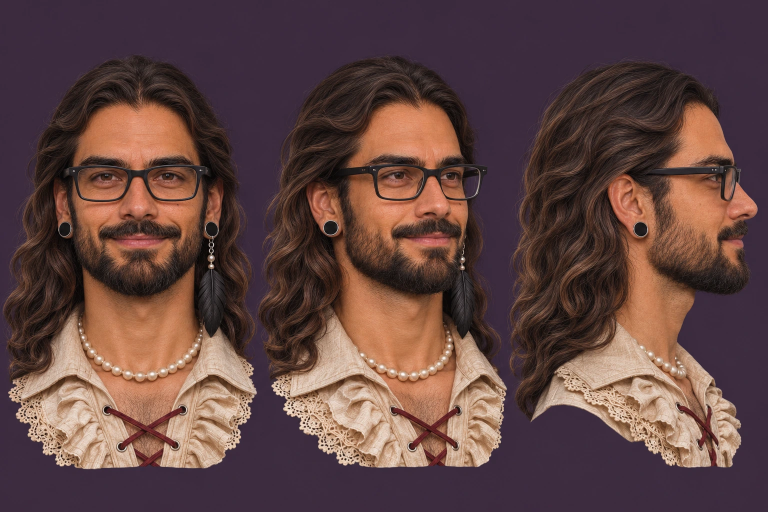
#> input picture models/grey-hat-3d/references/chatgpt/C4.webp, 1536 x 1024 px, given in place of C4.png, which was not available (shown at 1/2 size)
$ python cmp_head_io.py out.png
#> lines starting #> are read from the running program, lines starting #| are printed output that depends on the picture; after the words box and inside, x2 and y2 are one past the last pixel; in counts of white or black regions, pixels touching at a corner belong together
### base-doll-light/source/tools/sil.py
# silhouette tools for the reference paintings: flat plum (or grey/black) background -> mask; figures as connected blobs
import sys, numpy as np
from PIL import Image
from scipy import ndimage as ndi
def load(path):
#> called with path = '/home/claude/io/refs/C4.png'
    return np.asarray(Image.open(path).convert('RGB')).astype(np.float32)
def mask_of(a, thr=11.0, raw=False):
#> called with thr = 11, raw = False
    h, w, _ = a.shape
#> h = 1024; w = 1536
    cs = np.concatenate([a[:12, :12].reshape(-1, 3), a[:12, -12:].reshape(-1, 3), a[-12:, :12].reshape(-1, 3), a[-12:, -12:].reshape(-1, 3)])
#> cs = 576 rows, first 8: [60, 43, 62], [60, 43, 62], [60, 43, 62], [60, 43, 62], [60, 43, 62], [60, 43, 62], [60, 43, 62], [60, 43, 62]
    bg0 = np.median(cs, 0)
#> bg0 = [60, 43, 62]
    d0 = np.sqrt(((a - bg0) ** 2).sum(-1))
    sure_bg = ~ndi.binary_dilation(d0 > 22, iterations=18)
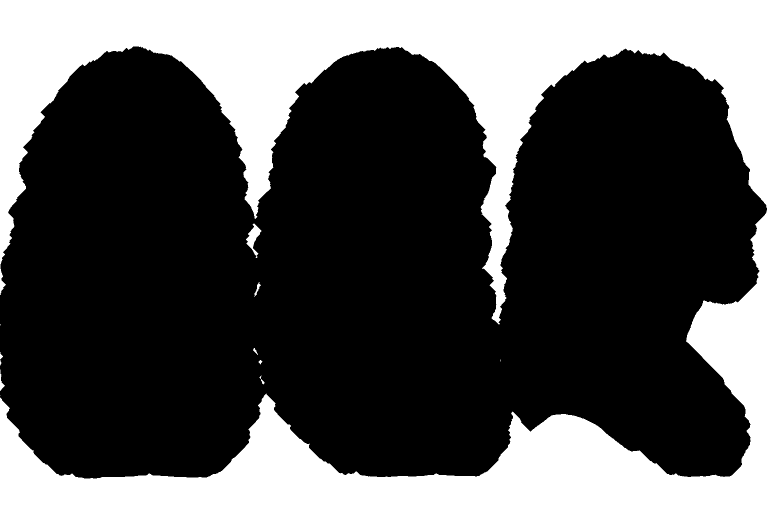
#> sure_bg: shape (1024, 1536) bool (shown at 1/2 size); 31.8% white; 12 white regions (4 under 20 px), largest, box (x1, y1, x2, y2) and area: (0, 0, 1536, 1024) 498338, (492, 447, 523, 516) 816, (0, 739, 10, 782) 147
    # the background has a soft vignette: fit a quadratic surface per channel to the sure background
    ys, xs = np.mgrid[0:h, 0:w]; X = xs / w - 0.5; Y = ys / h - 0.5
    A = np.stack([np.ones_like(X), X, Y, X * X, Y * Y, X * Y], -1)
    sel = sure_bg.ravel(); step = max(1, sel.sum() // 60000)
#> after `step = max(1, sel.sum() // 60000)`: step = 8
    Af = A.reshape(-1, 6)[sel][::step]; fit = np.zeros_like(a)
    for c in range(3):
        coef, *_ = np.linalg.lstsq(Af, a[..., c].reshape(-1)[sel][::step], rcond=None); fit[..., c] = A @ coef
#> this loop made 3 passes
#> coef on passes 1 to 3: [60.33, 0.0458, 1.07, -0.447, 0.742, 0.0779], [43.45, 0.0784, 1.06, -0.458, 0.247, 0.0823], [62.37, 0.0637, 0.972, -0.37, 0.969, 0.0978]
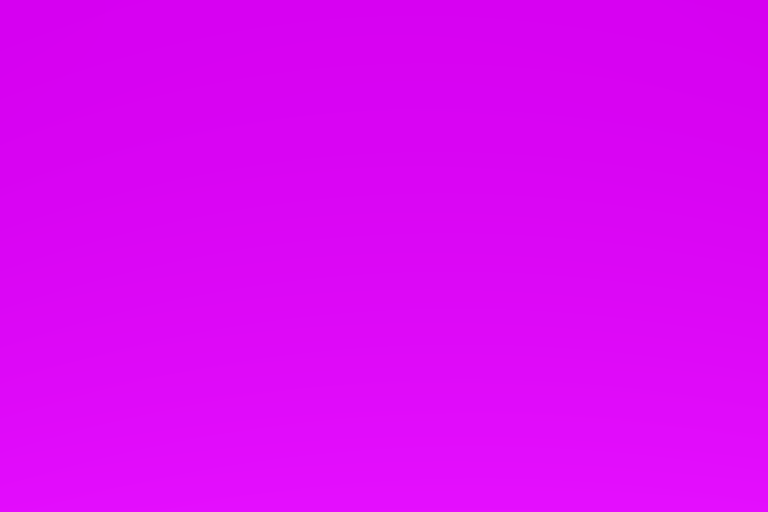
#> fit: shape (1024, 1536, 3) float32 (shown at 1/2 size); mean R, G, B 61.2, 43.8, 63.3; drawn with min black and max white
    r = a - fit
    lum = r.mean(-1); chroma = np.sqrt(((r - lum[..., None]) ** 2).sum(-1))
    d = np.sqrt((r ** 2).sum(-1) + (1.6 * chroma) ** 2)
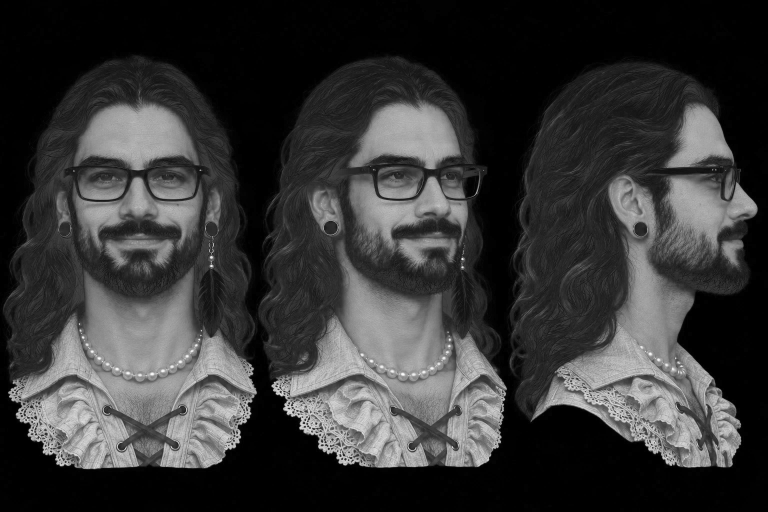
#> d: shape (1024, 1536) float32 (shown at 1/2 size); min 0.0653, max 344.7, mean 75.1; drawn with min black and max white
    d = ndi.gaussian_filter(d, 0.8)
    m = d > thr
#> m: shape (1024, 1536) bool; 61.7% white; 62 black regions (42 under 20 px), largest, box (x1, y1, x2, y2) and area: (0, 0, 1536, 1024) 599857, (931, 354, 955, 393) 570, (534, 422, 546, 463) 243
    if raw: return m, fit
    m = ndi.binary_opening(m, iterations=1); m = ndi.binary_closing(m, iterations=3); m = ndi.binary_fill_holes(m)
#> after `m = ndi.binary_opening(m, iterations=1)`: m: shape (1024, 1536) bool; 61.7% white; 49 black regions (34 under 20 px), largest, box (x1, y1, x2, y2) and area: (0, 0, 1536, 1024) 600852, (931, 354, 955, 393) 595, (534, 422, 546, 463) 248
#> after `m = ndi.binary_closing(m, iterations=3)`:
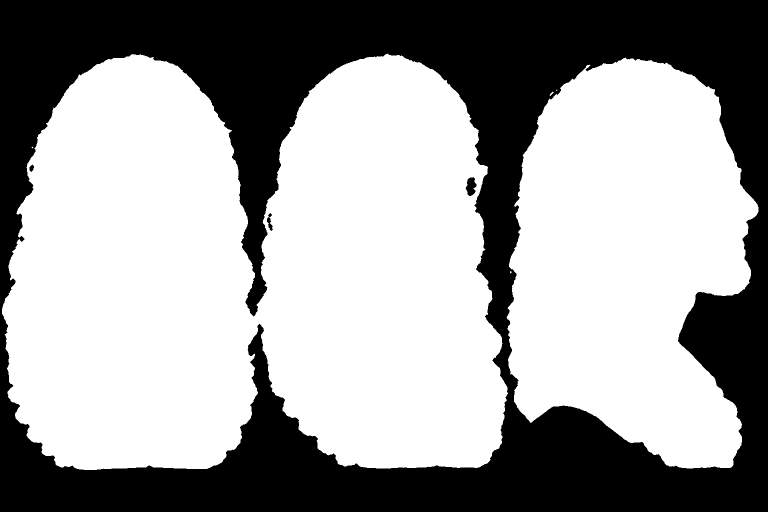
#> m: shape (1024, 1536) bool (shown at 1/2 size); 61.8% white; 4 black regions, box (x1, y1, x2, y2) and area: (0, 0, 1536, 1024) 599884, (931, 354, 953, 392) 553, (534, 426, 546, 462) 198, (59, 329, 68, 344) 89
#> after `m = ndi.binary_fill_holes(m)`: m: shape (1024, 1536) bool; 61.9% white; 1 black region, box (x1, y1, x2, y2) and area: (0, 0, 1536, 1024) 599884
    return m, fit
def figures(m, min_area=4000):
#> called with min_area = 20000
    lab, n = ndi.label(m); out = []
    for i, sl in enumerate(ndi.find_objects(lab)):
        area = (lab[sl] == i + 1).sum()
        if area >= min_area: out.append((sl[1].start, sl[0].start, sl[1].stop, sl[0].stop, int(area), i + 1))
    out.sort(); return lab, out
# [4 lines left out: function spans, not called in this run]
# [5 lines that do not run on import are left out]

### base-doll-light/source/tools/cmp_head_io.py
# Io's head, hat and hair beside her paintings at one scale: for each view, the painting on the left and the model on the right.
#   front  : C4 left figure  (1370 px a metre, middle x 287, eyes y 453.5)
#   profile: C4 right figure (1290 px a metre, tip of the nose x 1432, eye y 462); the model is seen from her right, as painted
#   back   : C5 middle figure (1235 px a metre, middle x 742, the back edge of the brim y 372 = 1.44 m)
# usage: python3 tools/cmp_head_io.py out.jpg
import sys, numpy as np
sys.path.insert(0, '/home/claude/io/tools')
from sil import load, mask_of, figures
from PIL import Image, ImageDraw, ImageFont
from playwright.sync_api import sync_playwright
out = sys.argv[1]
S = 900.0; WM, HM, CY = 0.66, 0.84, 1.40          # the window: metres wide and high, and the height of its middle
W, H = int(WM * S), int(HM * S); FOV = 5.0; DIST = H / (2 * S * np.tan(np.radians(FOV / 2)))
BG = (56, 48, 67)
def painting(name, fi, pxm, ax, ay, mx, my):       # the figure's pixel (ax, ay) is the point (mx across, my up) of the window
    a = load('/home/claude/io/refs/' + name); m, _ = mask_of(a); lab, figs = figures(m, 20000); f = figs[fi]
#> after `lab, figs = figures(m, 20000)`:
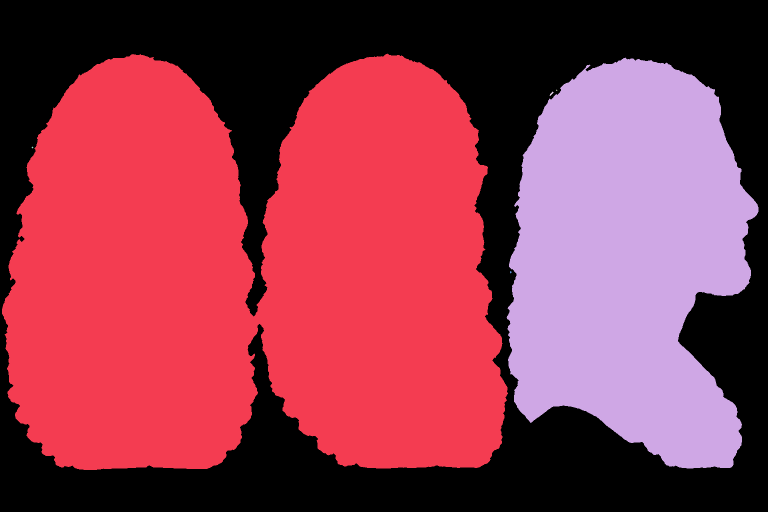
#> lab: shape (1024, 1536) int32 (shown at 1/2 size); 7 distinct labels, from 0 to 6; one colour per label, 0 black
#> after `lab, figs = figures(m, 20000)`: figs = [(4, 107, 1016, 940, 671872, 1), (1013, 115, 1517, 937, 301057, 2)]
#> after `f = figs[fi]`: f = (4, 107, 1016, 940, 671872, 1)
    x0, y0, x1, y1 = max(0, f[0] - 6), max(0, f[1] - 6), f[2] + 6, f[3] + 6
#> x0 = 0; y0 = 101; x1 = 1022; y1 = 946
    im = Image.fromarray(a[y0:y1, x0:x1].astype(np.uint8)); k = S / pxm; im = im.resize((round(im.width * k), round(im.height * k)), Image.LANCZOS)
#> after `im = Image.fromarray(a[y0:y1, x0:x1].astype(np.uint8))`:
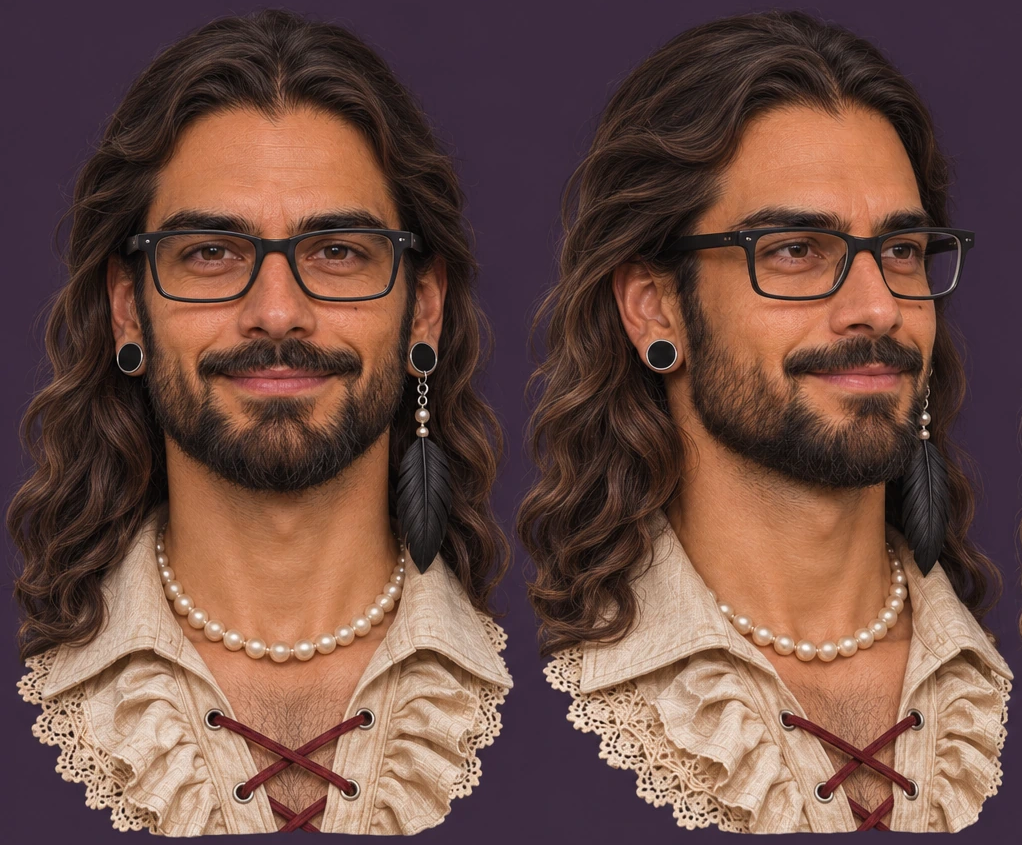
#> im: PIL image 1022x845 RGB; mean R, G, B 109.5, 77.8, 68.6
    c = Image.new('RGB', (W, H), BG); c.paste(im, (round(W / 2 + mx * S - (ax - x0) * k), round(H / 2 - (my - CY) * S - (ay - y0) * k))); return c
#> after `c.paste(im, (round(W / 2 + mx * S - (ax - x0) * k), round(H / 2 - (my `:
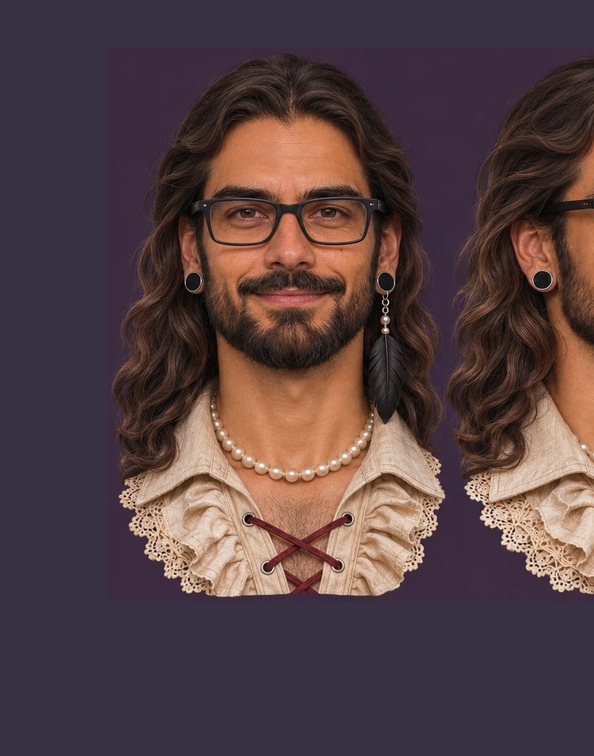
#> c: PIL image 594x756 RGB; mean R, G, B 85.4, 64.3, 66.9
views = [('Front: painting C4 and the model', painting('C4.png', 0, 1370.0, 287.0, 453.5, 0.0, 1.511), 0.0, 0.0),
         ('Profile: painting C4 and the model', painting('C4.png', 2, 1290.0, 1432.0, 462.0, 0.107 + 0.02, 1.511), -np.pi / 2, 0.02),
         ('From behind: painting C5 and the model', painting('C5.png', 1, 1235.0, 742.0, 372.0, 0.0, 1.44), np.pi, 0.0)]
#> the loop in mask_of (call 2), `for c in range(3):` made 3 passes
#> (the run stopped early here; a loop or call above may not have finished)

$ run again, with models/grey-hat-3d/references/chatgpt/C1.webp copied over models/grey-hat-3d/references/chatgpt/C4.webp
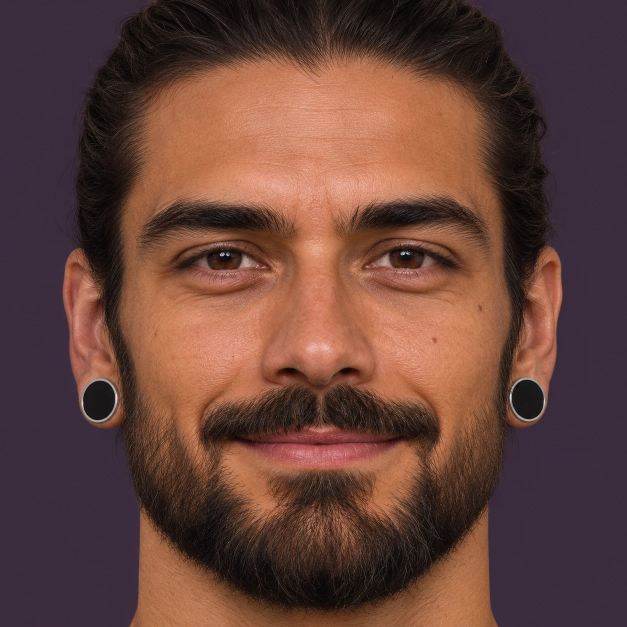
#> input picture models/grey-hat-3d/references/chatgpt/C1.webp, 1254 x 1254 px, given in place of C4.png, which was not available (shown at 1/2 size)
#> cs = 576 rows, first 8: [58, 44, 62], [58, 44, 62], [58, 44, 62], [58, 44, 62], [58, 44, 62], [58, 44, 62], [58, 44, 62], [58, 44, 62]
#> bg0 = [58, 44, 60]
#> in mask_of, `sure_bg = ~ndi.binary_dilation(d0 > 22, iterations=18)`:
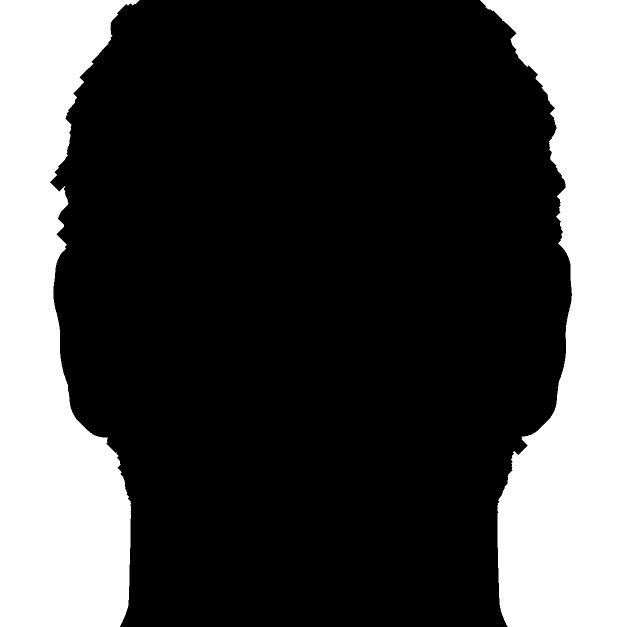
#> sure_bg: shape (1254, 1254) bool (shown at 1/2 size); 28.6% white; 2 white regions, box (x1, y1, x2, y2) and area: (960, 0, 1254, 1254) 227747, (0, 0, 279, 1254) 221644
#> step = 7
#> the loop in mask_of, `for c in range(3):` made 3 passes
#> coef on passes 1 to 3: [58.22, -0.248, 0.633, 2.39, -0.294, -0.315], [44.13, -0.0652, 0.475, 2.16, -0.0734, -0.0632], [60.67, -0.315, 0.496, 2.21, -1.15, -0.187]
#> lab: shape (1254, 1254) int32; 3 distinct labels, from 0 to 2
#> figs = [(123, 3, 1127, 1251, 1075491, 1)]
#> f = (123, 3, 1127, 1251, 1075491, 1)
#> x0 = 117; y0 = 0; x1 = 1133; y1 = 1257
#> im: PIL image 667x824 RGB
#> in painting, `c.paste(im, (round(W / 2 + mx * S - (ax - x0) * k), round(H / 2 - (my `:
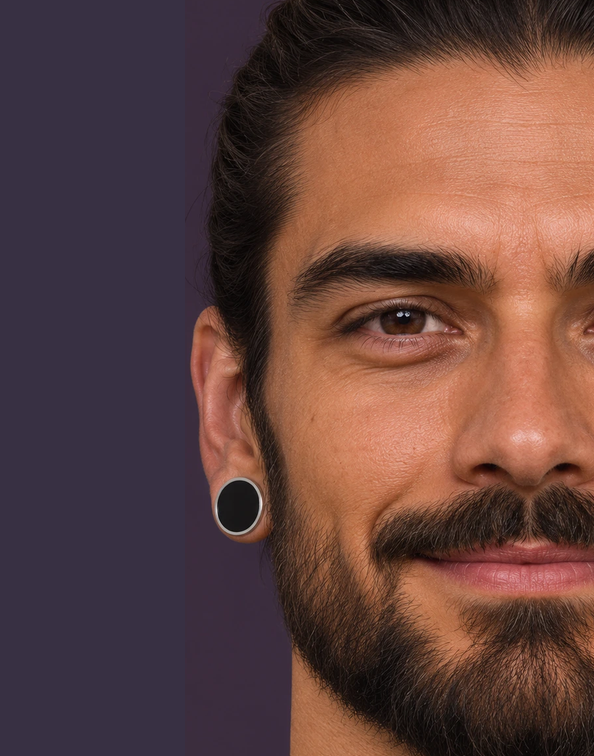
#> c: PIL image 594x756 RGB; mean R, G, B 99.2, 67.3, 62.7
#> the loop in mask_of (call 2), `for c in range(3):` made 3 passes

$ run again, with models/grey-hat-3d/references/chatgpt/C11.webp copied over models/grey-hat-3d/references/chatgpt/C4.webp
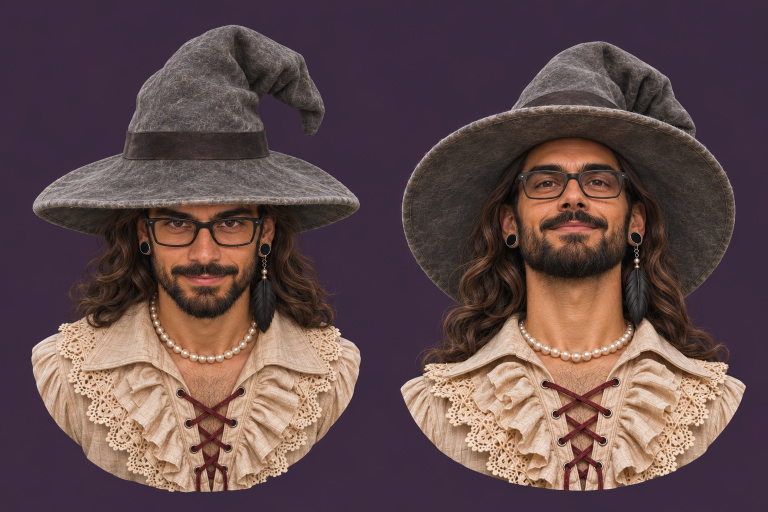
#> input picture models/grey-hat-3d/references/chatgpt/C11.webp, 1536 x 1024 px, given in place of C4.png, which was not available (shown at 1/2 size)
#> cs = 576 rows, first 8: [58, 42, 61], [58, 42, 61], [58, 42, 61], [58, 42, 61], [58, 42, 61], [58, 42, 61], [58, 42, 61], [58, 42, 61]
#> bg0 = [60, 43, 62]
#> in mask_of, `sure_bg = ~ndi.binary_dilation(d0 > 22, iterations=18)`:
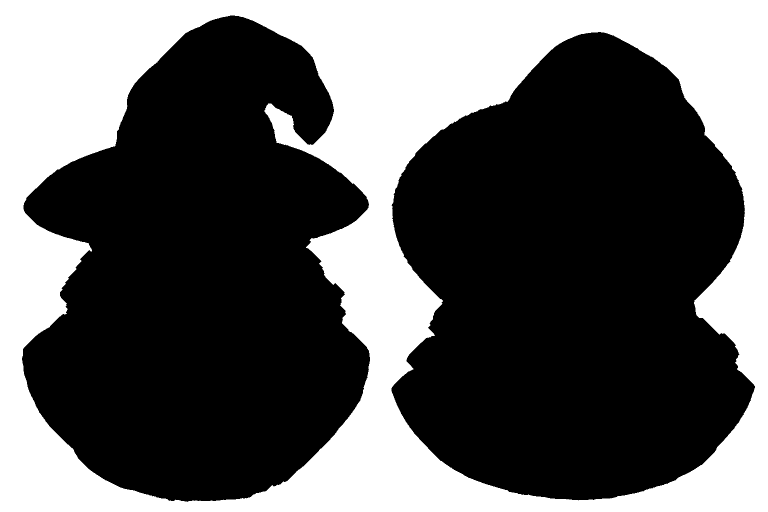
#> sure_bg: shape (1024, 1536) bool (shown at 1/2 size); 37.5% white; 1 white region, box (x1, y1, x2, y2) and area: (0, 0, 1536, 1024) 589839
#> step = 9
#> the loop in mask_of, `for c in range(3):` made 3 passes
#> coef on passes 1 to 3: [59.5, -0.761, 1.64, -0.279, 0.718, 1.04], [42.82, -0.421, 1.13, -0.281, 0.422, 0.28], [61.81, -0.479, 1.03, -0.335, 1.84, 0.443]
#> lab: shape (1024, 1536) int32; 3 distinct labels, from 0 to 2
#> figs = [(61, 48, 724, 987, 427679, 1), (799, 81, 1494, 984, 467139, 2)]
#> f = (61, 48, 724, 987, 427679, 1)
#> x0 = 55; y0 = 42; x1 = 730; y1 = 993
#> im: PIL image 443x625 RGB
#> in painting, `c.paste(im, (round(W / 2 + mx * S - (ax - x0) * k), round(H / 2 - (my `:
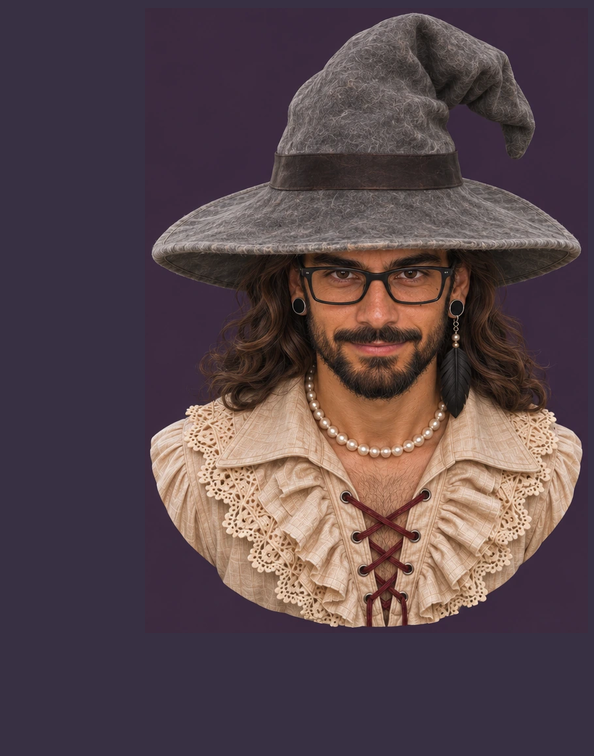
#> c: PIL image 594x756 RGB; mean R, G, B 87.1, 69.8, 75.2
#> the loop in mask_of (call 2), `for c in range(3):` made 3 passes
